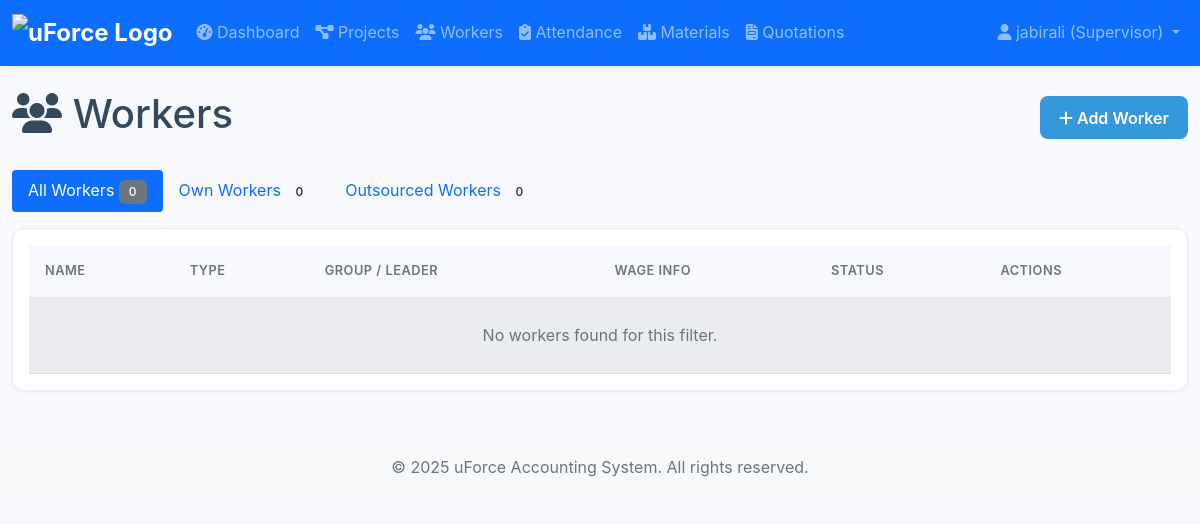
Before: /workers/ (signed in) with the older database file.
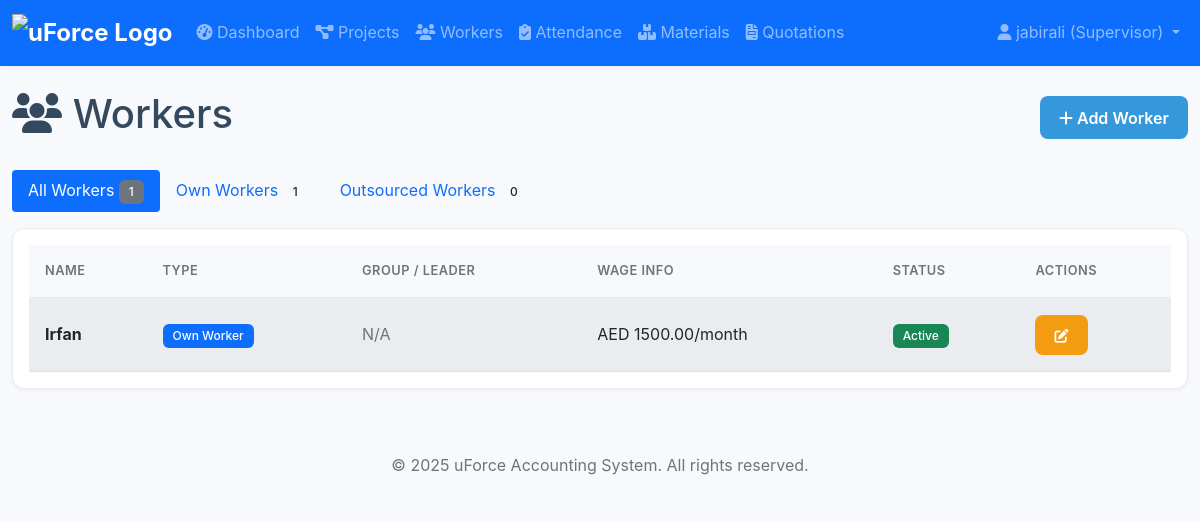
After: the same page with the newer database file.
### accounts/models.py (models this page shows, shortened)
class CustomUser(AbstractUser):
    ROLE_CHOICES = (('admin', 'Admin'), ('owner', 'Company Owner'), ('supervisor', 'Supervisor'), ('foreman', 'Foreman'))
    role = models.CharField(max_length=20, choices=ROLE_CHOICES)
    phone = models.CharField(max_length=15, blank=True)

### workers/models.py (models this page shows, shortened)
class Worker(models.Model):
    WORKER_TYPES = (
        ('own', 'Own Worker'),
        ('outsourced', 'Outsourced Worker'),
    )
    name = models.CharField(max_length=100)
    worker_type = models.CharField(max_length=20, choices=WORKER_TYPES)
    group = models.ForeignKey(
        OutsourcedGroup,
        on_delete=models.SET_NULL,
        null=True,
        blank=True,
        related_name='members'
    )
    fixed_wage = models.DecimalField(max_digits=10, decimal_places=2, default=0, help_text="Monthly salary for 'Own' workers.")
    dob = models.DateField(verbose_name="Date of Birth", null=True, blank=True)
    daily_wage = models.DecimalField(max_digits=10, decimal_places=2, default=0, help_text="Daily wage for 'Outsourced' workers.")
    contact = models.CharField(max_length=15, blank=True)
    ot1_rate = models.DecimalField(max_digits=10, decimal_places=2, default=0, verbose_name="OT1 Rate", help_text="Overtime rate per hour for normal days.")
    ot2_rate = models.DecimalField(max_digits=10, decimal_places=2, default=0, verbose_name="OT2 Rate", help_text="Overtime rate per hour for holidays.")
    is_active = models.BooleanField(default=True)
    created_at = models.DateTimeField(auto_now_add=True, null=True)

### workers/views.py (the view)
# urls.py: path('', views.worker_list_view, name='worker_list'),
@login_required
def worker_list_view(request):
    base_workers = Worker.objects.filter(is_active=True)
    type_filter = request.GET.get('type')
    counts = base_workers.aggregate(
        all=Count('id'),
        own=Count('id', filter=Q(worker_type='own')),
        outsourced=Count('id', filter=Q(worker_type='outsourced'))
    )
    if type_filter in ['own', 'outsourced']:
        display_workers = base_workers.filter(worker_type=type_filter)
    else:
        display_workers = base_workers
    context = {
        'workers': display_workers.select_related('group', 'group__leader').order_by('name'),
        'counts': counts,
        'current_filter': type_filter,
    }
    return render(request, 'workers/worker_list.html', context)

### accounts/templatetags/auth_extras.py (called while the page is built)
@register.filter(name='has_role')
def has_role(user, role_names):
    if not hasattr(user, 'role'):
        return False
    roles = [role.strip() for role in role_names.split(',')]
    return user.role in roles

### templates/workers/worker_list.html (shortened to what this page needs)
{% extends 'base.html' %}
{% load auth_extras %}
{% block content %}
<div class="d-flex justify-content-between align-items-center mb-4">
    <h1><i class="fas fa-users"></i> Workers</h1>
    {% if user|has_role:'admin,owner,supervisor' %}
    <a href="{% url 'worker_create' %}" class="btn btn-primary"><i class="fas fa-plus"></i> Add Worker</a>
    {% endif %}
</div>
<ul class="nav nav-pills mb-3">
    <li class="nav-item">
        <a class="nav-link {% if not current_filter %}active{% endif %}" href="{% url 'worker_list' %}">
            All Workers <span class="badge bg-secondary">{{ counts.all }}</span>
        </a>
    </li>
    <li class="nav-item">
        <a class="nav-link {% if current_filter == 'own' %}active{% endif %}" href="?type=own">
            Own Workers <span class="badge bg-light text-dark">{{ counts.own }}</span>
        </a>
    </li>
    <li class="nav-item">
        <a class="nav-link {% if current_filter == 'outsourced' %}active{% endif %}" href="?type=outsourced">
            Outsourced Workers <span class="badge bg-light text-dark">{{ counts.outsourced }}</span>
        </a>
    </li>
</ul>
<div class="card">
    <div class="card-body">
        <div class="table-responsive">
            <table class="table table-striped table-hover">
                <thead>
                    <tr>
                        <th>Name</th>
                        <th>Type</th>
                        <th>Group / Leader</th>
                        <th>Wage Info</th>
                        <th>Status</th>
                        <th>Actions</th>
                    </tr>
                </thead>
                <tbody>
                    {% for worker in workers %}
                    <tr>
                        <td data-label="Name"><strong>{{ worker.name }}</strong></td>
                        <td data-label="Type"><span class="badge bg-{% if worker.worker_type == 'own' %}primary{% else %}secondary{% endif %}">{{ worker.get_worker_type_display }}</span></td>
                        <td data-label="Group / Leader">
                            {% if worker.worker_type == 'outsourced' %}
                                {{ worker.group.name|default:"N/A" }}
                                <br><small class="text-muted">Leader: {{ worker.group.leader.name|default:"N/A" }}</small>
                            {% else %}
                                <span class="text-muted">N/A</span>
                            {% endif %}
                        </td>
                        <td data-label="Wage Info">
                            {% if worker.worker_type == 'own' %}
                                AED {{ worker.fixed_wage|floatformat:2 }}/month
                            {% else %}
                                AED {{ worker.daily_wage|floatformat:2 }}/day
                            {% endif %}
                        </td>
                        <td data-label="Status"><span class="badge bg-{% if worker.is_active %}success{% else %}danger{% endif %}">{% if worker.is_active %}Active{% else %}Inactive{% endif %}</span></td>
                        <td data-label="Actions">
                            <div class="btn-group">
                                {% if user|has_role:'admin,owner,supervisor' %}
                                <a href="{% url 'worker_update' worker.id %}" class="btn btn-sm btn-warning" title="Edit"><i class="fas fa-edit"></i></a>
                                {% endif %}
                            </div>
                        </td>
                    </tr>
                    {% empty %}
                    <tr><td colspan="6" class="text-center text-muted py-4">No workers found for this filter.</td></tr>
                    {% endfor %}
                </tbody>
            </table>
        </div>
    </div>
</div>
{% endblock %}

### templates/base.html (shortened to what this page needs)
{% load static %}
{% load auth_extras %}
<!DOCTYPE html>
<html lang="en">
<head>
    <link href="{% static 'css/bootstrap.min.css' %}" rel="stylesheet">
    <link href="https://cdnjs.cloudflare.com/ajax/libs/font-awesome/6.1.1/css/all.min.css" rel="stylesheet">
    <link href="{% static 'css/styles.css' %}" rel="stylesheet">
</head>
<body>
    <nav class="navbar navbar-expand-lg navbar-dark bg-primary sticky-top">
        <div class="container-fluid">
            <a class="navbar-brand" href="{% url 'dashboard' %}">
                <img src="{% static 'images/logo.png' %}" alt="uForce Logo">
            </a>
            <div class="collapse navbar-collapse" id="mainNavbar">
                <ul class="navbar-nav me-auto mb-2 mb-lg-0">
                    <li class="nav-item"><a class="nav-link" href="{% url 'dashboard' %}"><i class="fas fa-tachometer-alt"></i> Dashboard</a></li>
                    <li class="nav-item"><a class="nav-link" href="{% url 'project_list' %}"><i class="fas fa-project-diagram"></i> Projects</a></li>
                    <li class="nav-item"><a class="nav-link" href="{% url 'worker_list' %}"><i class="fas fa-users"></i> Workers</a></li>
                    <li class="nav-item"><a class="nav-link" href="{% url 'attendance_list' %}"><i class="fas fa-clipboard-check"></i> Attendance</a></li>
                    <li class="nav-item"><a class="nav-link" href="{% url 'material_list' %}"><i class="fas fa-boxes-stacked"></i> Materials</a></li>
                    <li class="nav-item"><a class="nav-link" href="{% url 'quotation_list' %}"><i class="fas fa-file-invoice"></i> Quotations</a></li>
                </ul>
                <ul class="navbar-nav">
                    {% if user.is_authenticated %}
                    <li class="nav-item dropdown">
                        <a class="nav-link dropdown-toggle" href="#" id="userDropdown" role="button" data-bs-toggle="dropdown" aria-expanded="false">
                            <i class="fas fa-user"></i> {{ user.username }} ({{ user.get_role_display }})
                        </a>
                    </li>
                    {% else %}
                    <li class="nav-item"><a class="nav-link" href="{% url 'login' %}"><i class="fas fa-sign-in-alt"></i> Login</a></li>
                    {% endif %}
                </ul>
            </div>
        </div>
    </nav>
    <main class="container-fluid mt-4">
        {% block content %}{% endblock %}
    </main>
    <footer class="bg-light text-center text-muted mt-5 py-3">
        <div class="container-fluid">
            &copy; {% now "Y" %} uForce Accounting System. All rights reserved.
        </div>
    </footer>
</body>
</html>

### static/css/styles.css (style rules this page uses)
:root { --primary-color: #2c3e50; --secondary-color: #3498db; --success-color: #27ae60; --warning-color: #f39c12; --danger-color: #e74c3c; --info-color: #17a2b8; --light-color: #ecf0f1; --dark-color: #2c3e50; --body-bg: #f7f9fc; --card-bg: #ffffff; --text-color: #34495e; --border-color: #e9ecef; --shadow-color: rgba(44, 62, 80, 0.07); }
* { margin: 0; padding: 0; box-sizing: border-box; }
body { font-family: -apple-system, BlinkMacSystemFont, "Segoe UI", Roboto, "Helvetica Neue", Arial, sans-serif; background-color: var(--body-bg); line-height: 1.6; color: var(--text-color); -webkit-font-smoothing: antialiased; -moz-osx-font-smoothing: grayscale; }
a { color: var(--secondary-color); text-decoration: none; transition: color 0.2s ease-in-out; }
.navbar { box-shadow: 0 2px 4px var(--shadow-color); background-color: var(--card-bg); }
.navbar-brand { font-weight: 700; font-size: 1.5rem; }
.card { border: 1px solid var(--border-color); border-radius: 0.75rem; box-shadow: 0 1px 3px var(--shadow-color); transition: all 0.2s ease-in-out; margin-bottom: 1.5rem; background-color: var(--card-bg); }
.table { margin-bottom: 0; }
.table thead th { font-weight: 600; text-transform: uppercase; letter-spacing: 0.5px; background-color: var(--body-bg); border-bottom: 2px solid var(--border-color); border-top: none; padding: 1rem; font-size: 0.8rem; color: #6c757d; }
.table tbody td { padding: 1rem; vertical-align: middle; border-top: 1px solid var(--border-color); color: var(--text-color); }
.table-striped tbody tr:nth-of-type(odd) td { background-color: var(--body-bg); }
.btn { border-radius: 0.5rem; font-weight: 600; padding: 0.6rem 1.2rem; transition: all 0.2s ease; border: none; }
.btn-primary { background-color: var(--secondary-color); color: white; }
.btn-warning { background-color: var(--warning-color); color: white; }
.badge { font-weight: 500; padding: 6px 10px; border-radius: 6px; }
footer { padding-top: 3rem; padding-bottom: 3rem; margin-top: auto; }

### templates/base.html (style rules this page uses)
.navbar-brand img { height: 40px; width: auto; }

Changed rows visible on the page:
added Worker: name "Irfan", worker_type "Own Worker", shows "N/A", fixed_wage "1500.00", is_active "Active"
Other visible differences:
{{ counts.all }}: "0" → "1"
{{ counts.own }}: "0" → "1"
text no longer shown: "No workers found for this filter."
